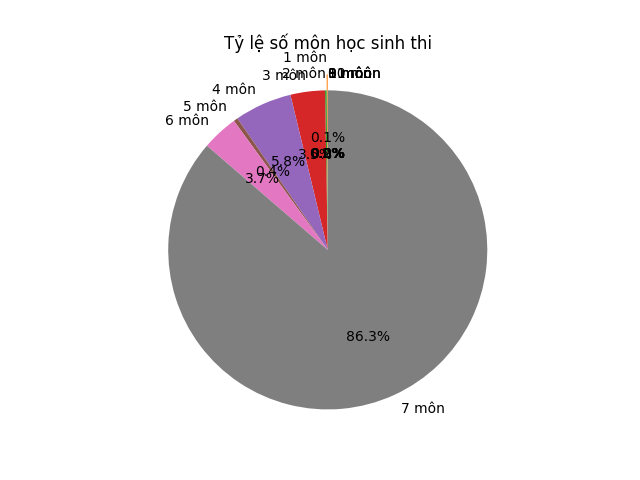

Python code for this plot:
#read file data
with open("clean_data.csv", encoding= "utf8", mode="r") as file:
    data = file.read().split("\n")

header = data[0]
students = data[1:]
#remove last student or emtry student
students.pop()

header = header.split(",")
subjects = header[5:]

for i in range(len(students)):
    students[i] = students[i].split(",")

num_of_exam_taken = [0,0,0,0,0,0,0,0,0,0,0,0]

for student in students:
	count = 0;
	for i in range(11):
		if ( student[i+5] != "-1"):
			count+=1
	num_of_exam_taken[count]+= 1

print(num_of_exam_taken)

import matplotlib.pyplot as plt

# Pie chart, where the slices will be ordered and plotted counter-clockwise:
labels = '0 môn', '1 môn', '2 môn', '3 môn', '4 môn', '5 môn', '6 môn', '7 môn', '8 môn', '9 môn', '10 môn', '11 môn',  
explode = (0, 0.1, 0, 0, 0, 0, 0, 0, 0, 0, 0, 0)  # only "explode" the 2nd slice (i.e. 'Hogs')

fig1, ax1 = plt.subplots()
plt.title('Tỷ lệ số môn học sinh thi')
ax1.pie(num_of_exam_taken, explode=explode, labels=labels, autopct='%1.1f%%', startangle=90)
ax1.axis('equal')  # Equal aspect ratio ensures that pie is drawn as a circle.

plt.show()
